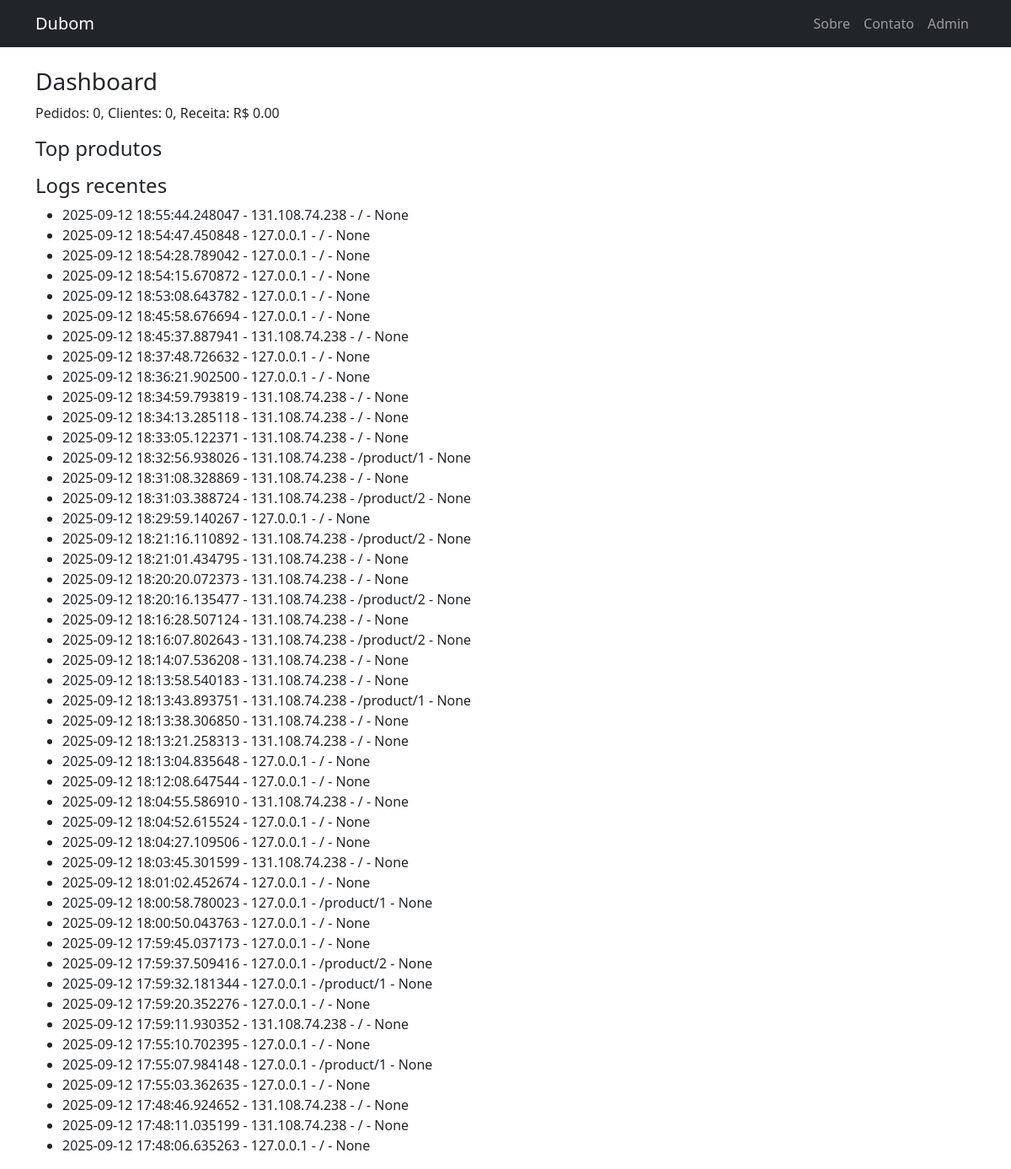
The app's page /admin/dashboard (signed in), older data.
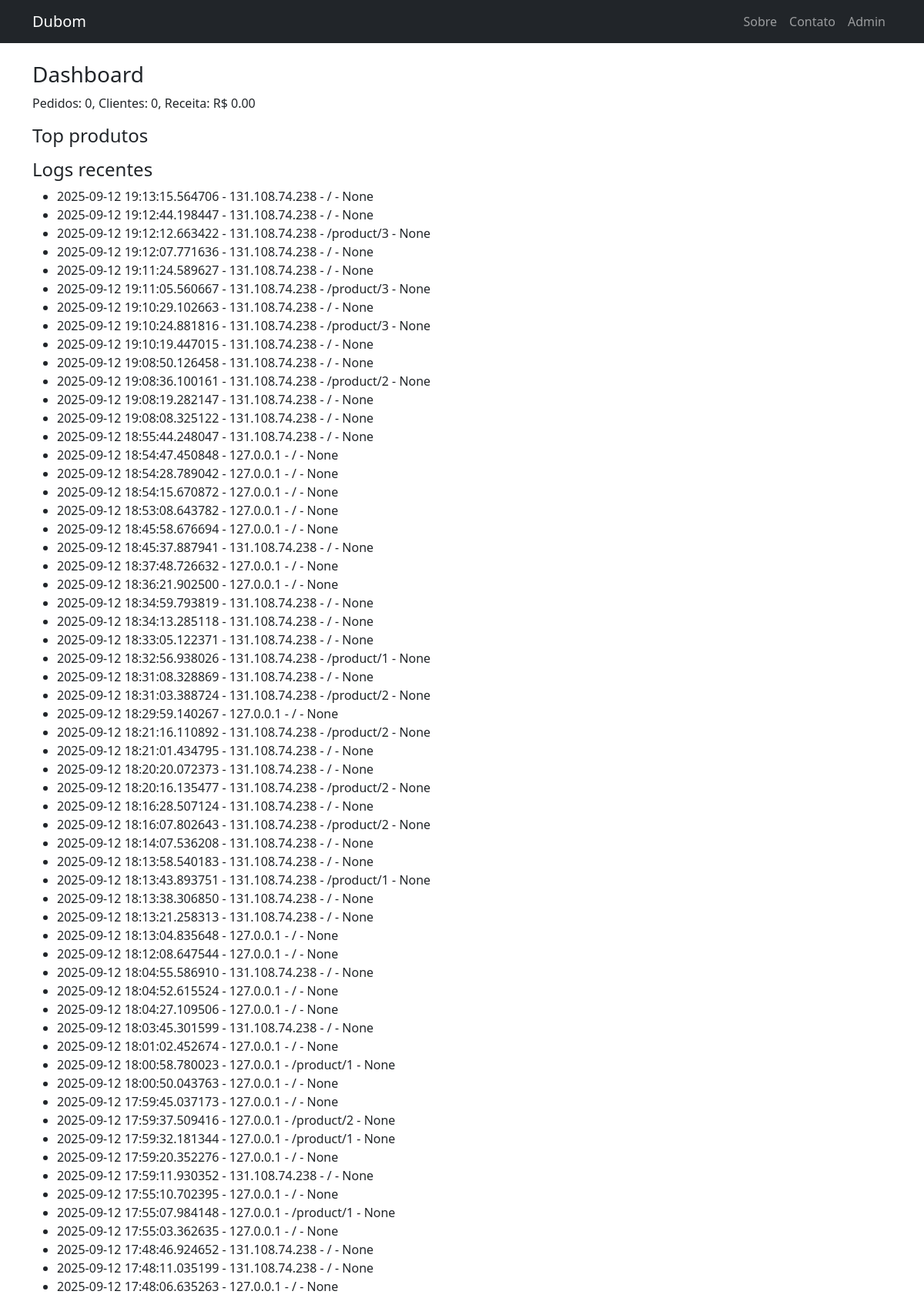
The same page, newer data.
### models.py (models this page shows)
class AccessLog(db.Model):
    id = db.Column(db.Integer, primary_key=True)
    ip = db.Column(db.String(100))
    path = db.Column(db.String(400))
    method = db.Column(db.String(20))
    location = db.Column(db.String(300), nullable=True)  # opcional (preenchido por header/API)
    order_id = db.Column(db.Integer, nullable=True)      # referência ao pedido, se houver
    created_at = db.Column(db.DateTime, default=datetime.utcnow)

### app.py (the view, shortened to what this page needs)
@app.route('/admin/dashboard')
@admin_required
def admin_dashboard():
    total_orders = Order.query.count()
    total_customers = Customer.query.count()
    revenue = db.session.query(db.func.sum(Order.total)).scalar() or 0
    prod_counts = {}
    top = sorted(prod_counts.items(), key=lambda x: x[1], reverse=True)[:10]
    top_products = [{'product': Product.query.get(pid).name if Product.query.get(pid) else '—', 'qty': qty} for pid, qty in top] # type: ignore
    logs = AccessLog.query.order_by(AccessLog.created_at.desc()).limit(200).all()
    return render_template('admin/dashboard.html', orders=total_orders, customers=total_customers, revenue=revenue, top_products=top_products, logs=logs)

### app.py (called while the page is built)
def admin_required(f):
    @wraps(f)
    def wrap(*args, **kwargs):
        if session.get("admin"):
            return f(*args, **kwargs)
        return redirect(url_for("admin_login"))
    return wrap

### templates/admin/dashboard.html (shortened to what this page needs)
{% extends 'base.html' %}
{% block content %}
<h3>Dashboard</h3>
<p>Pedidos: {{orders}}, Clientes: {{customers}}, Receita: R$ {{'%.2f'|format(revenue)}}</p>
<h4>Top produtos</h4>
<h4>Logs recentes</h4>
<ul>{% for l in logs %}<li>{{l.created_at}} - {{l.ip}} - {{l.path}} - {{l.location}}</li>{% endfor %}</ul>
{% endblock %}

### templates/base.html (shortened to what this page needs)
<!doctype html>
<html lang="pt-br">
<head>
  <link href="https://cdn.jsdelivr.net/npm/bootstrap@5.3.3/dist/css/bootstrap.min.css" rel="stylesheet">
</head>
<body>
<nav class="navbar navbar-expand-lg navbar-dark bg-dark">
  <div class="container">
    <a class="navbar-brand" href="/">Dubom</a>
    <div class="collapse navbar-collapse" id="navbarNav">
      <ul class="navbar-nav ms-auto">
        <li class="nav-item"><a class="nav-link" href="/about">Sobre</a></li>
        <li class="nav-item"><a class="nav-link" href="/contact">Contato</a></li>
        <li class="nav-item"><a class="nav-link" href="/admin/login">Admin</a></li>
      </ul>
    </div>
  </div>
</nav>
<div class="container mt-4">
  {% block content %}{% endblock %}
</div>
</body>
</html>

Row changes from the older to the newer data that the page shows:
added AccessLog: created_at "2025-09-12 19:13:15.564706", ip "131.108.74.238", path "/", location "None"
added AccessLog: created_at "2025-09-12 19:12:44.198447", ip "131.108.74.238", path "/", location "None"
added AccessLog: created_at "2025-09-12 19:12:12.663422", ip "131.108.74.238", path "/product/3", location "None"
added AccessLog: created_at "2025-09-12 19:12:07.771636", ip "131.108.74.238", path "/", location "None"
added AccessLog: created_at "2025-09-12 19:11:24.589627", ip "131.108.74.238", path "/", location "None"
added AccessLog: created_at "2025-09-12 19:11:05.560667", ip "131.108.74.238", path "/product/3", location "None"
added AccessLog: created_at "2025-09-12 19:10:29.102663", ip "131.108.74.238", path "/", location "None"
added AccessLog: created_at "2025-09-12 19:10:24.881816", ip "131.108.74.238", path "/product/3", location "None"
added AccessLog: created_at "2025-09-12 19:10:19.447015", ip "131.108.74.238", path "/", location "None"
added AccessLog: created_at "2025-09-12 19:08:50.126458", ip "131.108.74.238", path "/", location "None"
added AccessLog: created_at "2025-09-12 19:08:36.100161", ip "131.108.74.238", path "/product/2", location "None"
added AccessLog: created_at "2025-09-12 19:08:19.282147", ip "131.108.74.238", path "/", location "None"
added AccessLog: created_at "2025-09-12 19:08:08.325122", ip "131.108.74.238", path "/", location "None"
